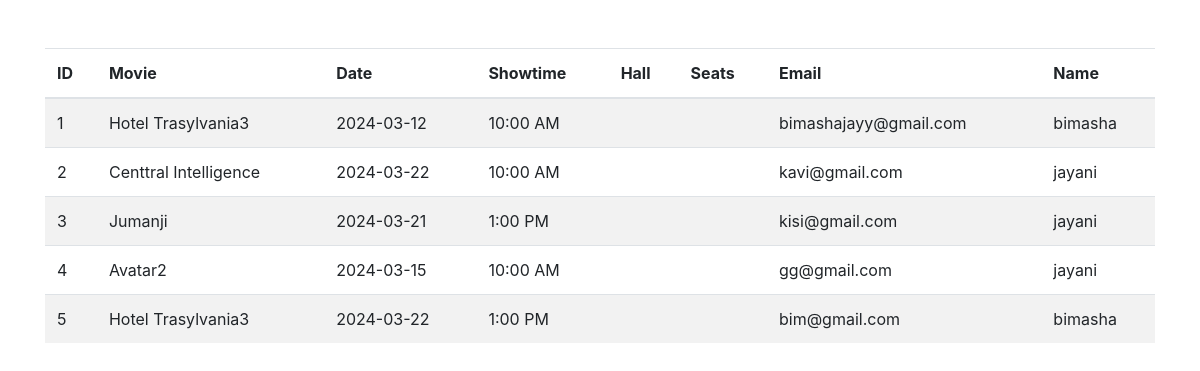
Screenshot of /viewbookings.php with the database file from the repository.
### tables this page shows
CREATE TABLE `bookings` (
  `id` int(11) NOT NULL,
  `movie` varchar(255) NOT NULL,
  `date` date NOT NULL,
  `showtime` varchar(20) NOT NULL,
  `hall` varchar(10) NOT NULL DEFAULT '',
  `seats` varchar(255) NOT NULL DEFAULT '',
  `email` varchar(255) NOT NULL,
  `name` varchar(255) NOT NULL,
  `booking_date` timestamp NOT NULL DEFAULT current_timestamp()
);

### viewbookings.php (the view, shortened to what this page needs)
<!DOCTYPE html>
<html lang="en">
<head>
    <link rel="stylesheet" href="https://stackpath.bootstrapcdn.com/bootstrap/4.5.2/css/bootstrap.min.css">
</head>
<body>
    <div class="container mt-5">
        <?php
        $servername = "localhost";
        $username = "root";
        $password = "";
        $dbname = "cineplex";
        $conn = new mysqli($servername, $username, $password, $dbname);
        $sql = "SELECT id, movie, date, showtime, hall, seats, email, name FROM bookings";
        $result = $conn->query($sql);
        if ($result->num_rows > 0) {
            echo '<table class="table table-striped"><thead><tr><th>ID</th><th>Movie</th><th>Date</th><th>Showtime</th><th>Hall</th><th>Seats</th><th>Email</th><th>Name</th></tr></thead><tbody>';
            while($row = $result->fetch_assoc()) {
                $row = array_map("htmlspecialchars", $row);
                echo "<tr><td>".$row["id"]."</td><td>".$row["movie"]."</td><td>".$row["date"]."</td><td>".$row["showtime"]."</td><td>".$row["hall"]."</td><td>".$row["seats"]."</td><td>".$row["email"]."</td><td>".$row["name"]."</td></tr>";
            }
            echo "</tbody></table>";
        } else {
            echo "0 results";
        }
        ?>
    </div>
</body>
</html>

### viewbookings.php (style rules this page uses)
body { background-image: url('https://images.rawpixel.com/image_800/cHJpdmF0ZS9sci9pbWFnZXMvd2Vic2l0ZS8yMDIyLTA1L3JtMjY3LW51bm55LTA0Yi5qcGc.jpg'); background-size: cover; background-position: center; }

### rows the page displays
bookings: id "1", movie "Hotel Trasylvania3", date "2024-03-12", showtime "10:00 AM", email "bimashajayy@gmail.com", name "bimasha"
bookings: id "2", movie "Centtral Intelligence", date "2024-03-22", showtime "10:00 AM", email "kavi@gmail.com", name "jayani"
bookings: id "3", movie "Jumanji", date "2024-03-21", showtime "1:00 PM", email "kisi@gmail.com", name "jayani"
bookings: id "4", movie "Avatar2", date "2024-03-15", showtime "10:00 AM", email "gg@gmail.com", name "jayani"
bookings: id "5", movie "Hotel Trasylvania3", date "2024-03-22", showtime "1:00 PM", email "bim@gmail.com", name "bimasha"
